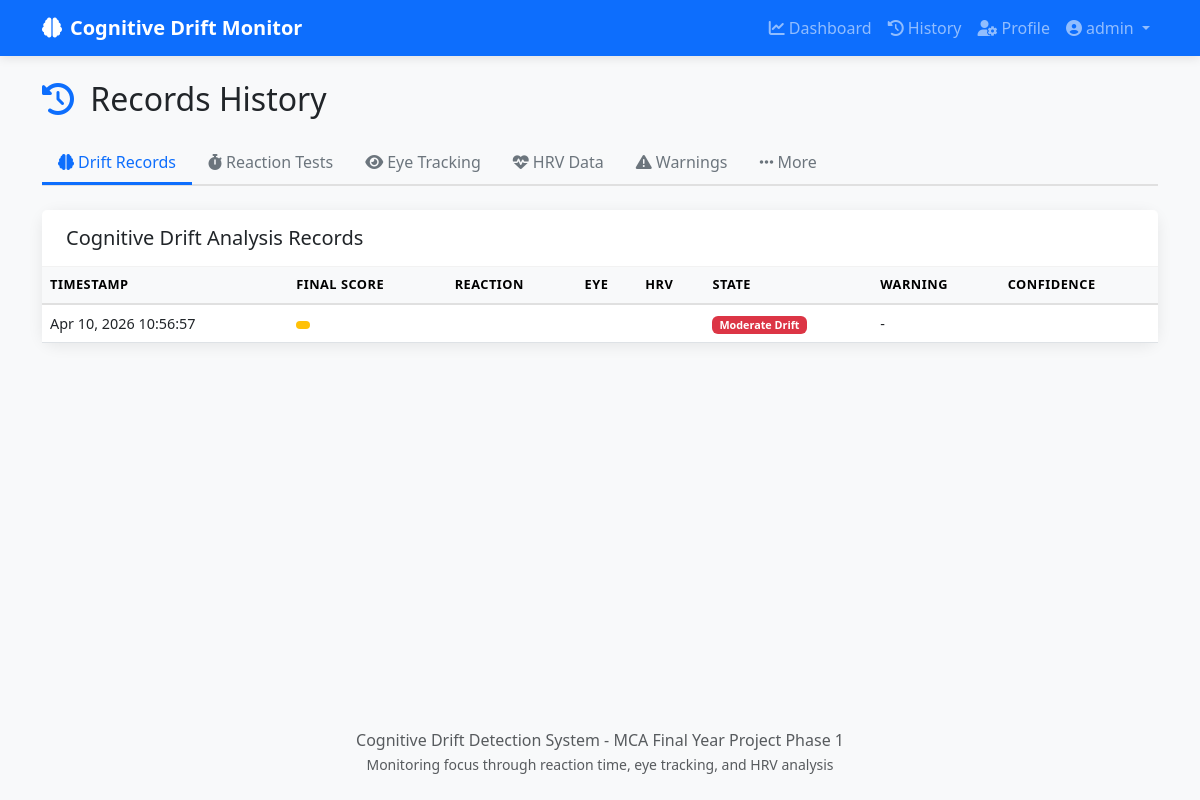
Page /history/ (signed in) on the committed database.
### core/models.py (models this page shows, shortened)
class DriftRecord(models.Model):
    COGNITIVE_STATE_CHOICES = [
        ('focused', 'Focused'),
        ('mild_drift', 'Mild Drift'),
        ('moderate_drift', 'Moderate Drift'),
        ('severe_drift', 'Severe Drift'),
    ]
    WARNING_LEVEL_CHOICES = [
        ('none', 'None'),
        ('low', 'Low'),
        ('medium', 'Medium'),
        ('high', 'High'),
        ('critical', 'Critical'),
    ]
    user = models.ForeignKey(User, on_delete=models.CASCADE, related_name='drift_records')
    timestamp = models.DateTimeField(default=timezone.now)
    reaction_score = models.FloatField(null=True, blank=True, help_text="Reaction time based score (0-100)")
    eye_score = models.FloatField(null=True, blank=True, help_text="Eye tracking based score (0-100)")
    hrv_score = models.FloatField(null=True, blank=True, help_text="Heart rate variability score (0-100)")
    final_score = models.FloatField(null=True, blank=True, help_text="Combined final drift score (0-100, higher = more drift)")
    cognitive_state = models.CharField(max_length=20, choices=COGNITIVE_STATE_CHOICES, default='focused')
    warning_level = models.CharField(max_length=10, choices=WARNING_LEVEL_CHOICES, null=True, blank=True)
    reaction_triggered = models.BooleanField(default=False, help_text="Whether reaction test was triggered")
    confidence_score = models.FloatField(null=True, blank=True, help_text="Model confidence (0-1)")
    class Meta:
        verbose_name = "Drift Record"
        verbose_name_plural = "Drift Records"
        ordering = ['-timestamp']
        indexes = [
            models.Index(fields=['user', '-timestamp']),
        ]

### core/views.py (the view)
# urls.py: path('history/', views.history_view, name='history'),
@login_required
def history_view(request):
    user = request.user
    drift_records = DriftRecord.objects.filter(user=user).order_by('-timestamp')[:50]
    reaction_records = ReactionSession.objects.filter(user=user).order_by('-timestamp')[:20]
    eye_records = EyeRecord.objects.filter(user=user).order_by('-timestamp')[:20]
    hrv_records = HRVRecord.objects.filter(user=user).order_by('-timestamp')[:20]
    warning_records = WarningLog.objects.filter(user=user).order_by('-timestamp')[:20]
    goal_records = GoalRecord.objects.filter(user=user).order_by('-date')[:20]
    pomodoro_records = PomodoroSession.objects.filter(user=user).order_by('-start_time')[:20]
    distraction_records = DistractionRecord.objects.filter(user=user).order_by('-timestamp')[:20]
    context = {
        'drift_records': drift_records,
        'reaction_records': reaction_records,
        'eye_records': eye_records,
        'hrv_records': hrv_records,
        'warning_records': warning_records,
        'goal_records': goal_records,
        'pomodoro_records': pomodoro_records,
        'distraction_records': distraction_records,
    }
    return render(request, 'core/history.html', context)

### core/models.py (called while the page is built)
    @property
    def accuracy(self):
        if self.total_trials > 0:
            return (self.valid_trials / self.total_trials) * 100
        return 0

### templates/core/history.html (shortened to what this page needs)
{% extends 'base.html' %}
{% block content %}
<div class="container py-4">
    <h2 class="mb-4">
        <i class="fas fa-history me-2 text-primary"></i>
        Records History
    </h2>
    <ul class="nav nav-tabs mb-4" id="historyTabs" role="tablist">
        <li class="nav-item" role="presentation">
            <button class="nav-link active" id="drift-tab" data-bs-toggle="tab" data-bs-target="#drift" type="button">
                <i class="fas fa-brain me-1"></i>Drift Records
            </button>
        </li>
        <li class="nav-item" role="presentation">
            <button class="nav-link" id="reaction-tab" data-bs-toggle="tab" data-bs-target="#reaction" type="button">
                <i class="fas fa-stopwatch me-1"></i>Reaction Tests
            </button>
        </li>
        <li class="nav-item" role="presentation">
            <button class="nav-link" id="eye-tab" data-bs-toggle="tab" data-bs-target="#eye" type="button">
                <i class="fas fa-eye me-1"></i>Eye Tracking
            </button>
        </li>
        <li class="nav-item" role="presentation">
            <button class="nav-link" id="hrv-tab" data-bs-toggle="tab" data-bs-target="#hrv" type="button">
                <i class="fas fa-heartbeat me-1"></i>HRV Data
            </button>
        </li>
        <li class="nav-item" role="presentation">
            <button class="nav-link" id="warning-tab" data-bs-toggle="tab" data-bs-target="#warning" type="button">
                <i class="fas fa-exclamation-triangle me-1"></i>Warnings
            </button>
        </li>
        <li class="nav-item" role="presentation">
            <button class="nav-link" id="other-tab" data-bs-toggle="tab" data-bs-target="#other" type="button">
                <i class="fas fa-ellipsis-h me-1"></i>More
            </button>
        </li>
    </ul>
    <div class="tab-content" id="historyTabsContent">
        <div class="tab-pane fade show active" id="drift" role="tabpanel">
            <div class="card">
                <div class="card-header bg-white">
                    <h5 class="mb-0">Cognitive Drift Analysis Records</h5>
                </div>
                <div class="card-body p-0">
                    {% if drift_records %}
                        <div class="table-responsive">
                            <table class="table table-hover mb-0">
                                <thead class="table-light">
                                    <tr>
                                        <th>Timestamp</th>
                                        <th>Final Score</th>
                                        <th>Reaction</th>
                                        <th>Eye</th>
                                        <th>HRV</th>
                                        <th>State</th>
                                        <th>Warning</th>
                                        <th>Confidence</th>
                                    </tr>
                                </thead>
                                <tbody>
                                    {% for record in drift_records %}
                                        <tr>
                                            <td>{{ record.timestamp|date:"M d, Y H:i:s" }}</td>
                                            <td>
                                                <span class="badge bg-{% if record.final_score < 30 %}success{% elif record.final_score < 60 %}warning{% else %}danger{% endif %}">
                                                </span>
                                            </td>
                                            <td>{{ record.reaction_score|default:"--"|stringformat:"%.1f" }}</td>
                                            <td>{{ record.eye_score|default:"--"|stringformat:"%.1f" }}</td>
                                            <td>{{ record.hrv_score|default:"--"|stringformat:"%.1f" }}</td>
                                            <td>
                                                <span class="badge bg-{% if record.cognitive_state == 'focused' %}success{% elif record.cognitive_state == 'mild_drift' %}warning{% else %}danger{% endif %}">
                                                    {{ record.get_cognitive_state_display }}
                                                </span>
                                            </td>
                                            <td>{{ record.get_warning_level_display|default:"-" }}</td>
                                            <td>{{ record.confidence_score|default:"--"|stringformat:"%.2f" }}</td>
                                        </tr>
                                    {% endfor %}
                                </tbody>
                            </table>
                        </div>
                    {% else %}
                        <div class="text-center py-5 text-muted">
                            <i class="fas fa-brain fa-3x mb-3"></i>
                            <p>No drift records found. Start monitoring to see data here.</p>
                        </div>
                    {% endif %}
                </div>
            </div>
        </div>
    </div>
</div>
{% endblock %}

### templates/base.html (shortened to what this page needs)
<!DOCTYPE html>
<html lang="en">
<head>
    <link href="https://cdn.jsdelivr.net/npm/bootstrap@5.3.0/dist/css/bootstrap.min.css" rel="stylesheet">
    <link href="https://cdnjs.cloudflare.com/ajax/libs/font-awesome/6.4.0/css/all.min.css" rel="stylesheet">
    {% load static %}
    <link rel="stylesheet" href="{% static 'css/style.css' %}">
</head>
<body>
    <nav class="navbar navbar-expand-lg navbar-dark bg-primary">
        <div class="container">
            <a class="navbar-brand" href="{% url 'home' %}">
                <i class="fas fa-brain me-2"></i>Cognitive Drift Monitor
            </a>
            <div class="collapse navbar-collapse" id="navbarNav">
                <ul class="navbar-nav ms-auto">
                    {% if user.is_authenticated %}
                        <li class="nav-item">
                            <a class="nav-link" href="{% url 'dashboard' %}">
                                <i class="fas fa-chart-line me-1"></i>Dashboard
                            </a>
                        </li>
                        <li class="nav-item">
                            <a class="nav-link" href="{% url 'history' %}">
                                <i class="fas fa-history me-1"></i>History
                            </a>
                        </li>
                        <li class="nav-item">
                            <a class="nav-link" href="{% url 'profile' %}">
                                <i class="fas fa-user-cog me-1"></i>Profile
                            </a>
                        </li>
                        <li class="nav-item dropdown">
                            <a class="nav-link dropdown-toggle" href="#" id="userDropdown" role="button" data-bs-toggle="dropdown">
                                <i class="fas fa-user-circle me-1"></i>{{ user.username }}
                            </a>
                        </li>
                    {% endif %}
                </ul>
            </div>
        </div>
    </nav>
    <main>
        {% block content %}{% endblock %}
    </main>
    <footer class="bg-light py-4 mt-5">
        <div class="container text-center">
            <p class="text-muted mb-0">
                Cognitive Drift Detection System - MCA Final Year Project Phase 1
            </p>
            <small class="text-muted">
                Monitoring focus through reaction time, eye tracking, and HRV analysis
            </small>
        </div>
    </footer>
</body>
</html>

### static/css/style.css (style rules this page uses)
:root { --primary-color: #0d6efd; --secondary-color: #6c757d; --success-color: #28a745; --warning-color: #ffc107; --danger-color: #dc3545; --info-color: #0dcaf0; --light-bg: #f8f9fa; --dark-bg: #212529; }
* { box-sizing: border-box; }
body { font-family: 'Segoe UI', Tahoma, Geneva, Verdana, sans-serif; background-color: var(--light-bg); min-height: 100vh; display: flex; flex-direction: column; }
main { flex: 1; }
.navbar { box-shadow: 0 2px 10px rgba(0, 0, 0, 0.1); }
.navbar-brand { font-weight: 600; }
.card { border: none; border-radius: 15px; box-shadow: 0 3px 15px rgba(0, 0, 0, 0.08); }
.card-header { border-bottom: 1px solid rgba(0, 0, 0, 0.05); padding: 1rem 1.5rem; }
.table { font-size: 0.9rem; }
.table thead th { border-bottom: 2px solid #e0e0e0; font-weight: 600; text-transform: uppercase; font-size: 0.8rem; letter-spacing: 0.5px; }
.nav-tabs { border-bottom: 2px solid #e0e0e0; }
.nav-tabs .nav-link { border: none; border-bottom: 3px solid transparent; color: var(--secondary-color); font-weight: 500; }
.nav-tabs .nav-link.active { border: none; border-bottom: 3px solid var(--primary-color); color: var(--primary-color); background: transparent; }
.badge.bg-warning { background-color: var(--warning-color) !important; color: #000 !important; }
.badge.bg-danger { background-color: var(--danger-color) !important; }

### rows in the picture
DriftRecord: timestamp "Apr 10, 2026 10:56:57", cognitive_state "Moderate Drift", warning_level "-"

### other values in the picture
{{ user.username }} "admin"
